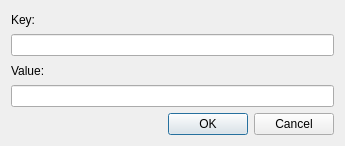
<?xml version="1.0" encoding="UTF-8"?>
<ui version="4.0">
 <class>SQSQueueDefaultAttributeDialog</class>
 <widget class="QDialog" name="SQSQueueDefaultAttributeDialog">
  <property name="geometry">
   <rect>
    <x>0</x>
    <y>0</y>
    <width>345</width>
    <height>146</height>
   </rect>
  </property>
  <property name="windowTitle">
   <string>SQS Queue Default Attribute</string>
  </property>
  <layout class="QVBoxLayout" name="verticalLayout">
   <item>
    <layout class="QGridLayout" name="gridLayout">
     <item row="1" column="0">
      <widget class="QLineEdit" name="keyEdit"/>
     </item>
     <item row="2" column="0">
      <widget class="QLabel" name="valueLabel">
       <property name="text">
        <string>Value:</string>
       </property>
      </widget>
     </item>
     <item row="0" column="0">
      <widget class="QLabel" name="keyLabel">
       <property name="text">
        <string>Key:</string>
       </property>
      </widget>
     </item>
     <item row="3" column="0">
      <widget class="QLineEdit" name="valueEdit"/>
     </item>
    </layout>
   </item>
   <item>
    <widget class="QDialogButtonBox" name="buttonBox">
     <property name="standardButtons">
      <set>QDialogButtonBox::StandardButton::Cancel|QDialogButtonBox::StandardButton::Ok</set>
     </property>
    </widget>
   </item>
  </layout>
 </widget>
 <resources/>
 <connections/>
</ui>
